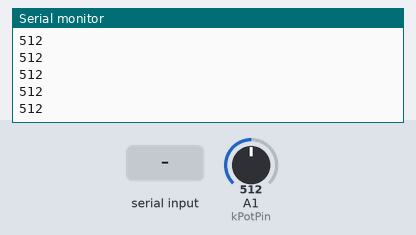
This sketch was run on a simulated ATtiny85, built with avr-gcc and run on an emulated ATtiny85. Parts: the last lines printed to the serial monitor. The inputs (shaded band) are chosen by the test bench; at power-on: A1 (kPotPin) = 512.

Above: at 1.2 s.
1.3 s: "P=" received over Serial
At 2.77 s:
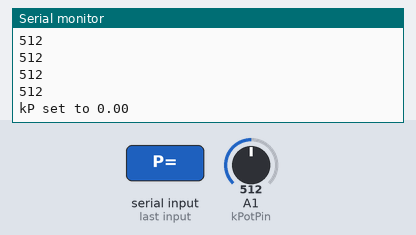
4.0 s: "I=" received over Serial
At 5.65 s:
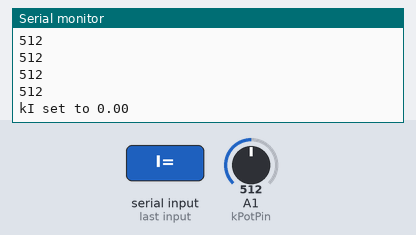
6.9 s: "D=" received over Serial
At 8.55 s:
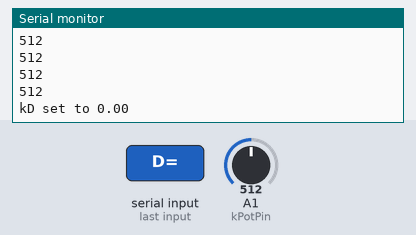
9.8 s: "S=" received over Serial
At 11.45 s:
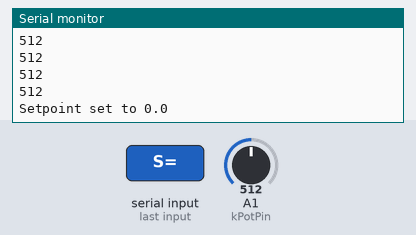
12.7 s: "90,45=" received over Serial
At 14.48 s:
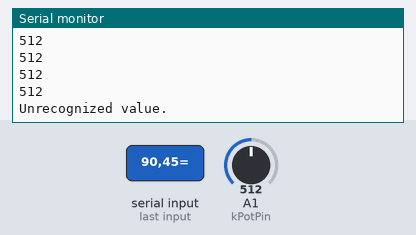
15.7 s: A1 (kPotPin) set to 490
At 16.12 s:
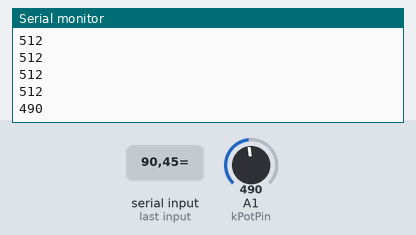
Timing chart, 0 to 18.2 s (numbered marks = the images above; inputs shaded):
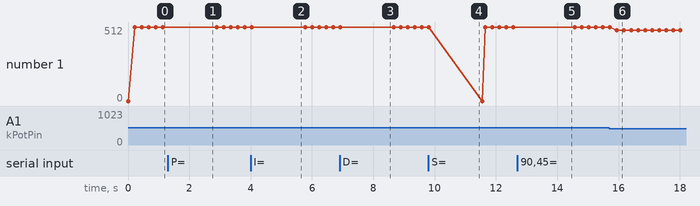

The sketch:

Lab4_Prelab_PID.ino
```cpp
#include "Arduino.h"
#include "Servo.h"
#include "TimerOne.h"

int kP = 0.0;
int kI = 0.0;
int kD = 0.0;
int kPIDPeriod = 50;

volatile int input;
volatile int output;

volatile int m_p;
volatile int m_i;
volatile int m_d;
volatile int m_setpoint;

int kPotMax = 500;
int kPotMin = 170;

static const int kMotorForward = 22;
static const int kMotorReverse = 23;
static const int kPotPin = A1;

void setup()
{
	Serial.begin(115200);
	m_setpoint = 100;
	pinMode(kPotPin, INPUT);
	Timer1.initialize(kPIDPeriod);
	Timer1.attachInterrupt(calculatePID);
}

void loop()
{
	if (Serial.available() > 0)
	{
		String gain = Serial.readStringUntil('=');
		float value = Serial.parseInt();
		if (gain == "P" || gain == "p")
		{
			kP = value;
			Serial.print("kP set to ");
			Serial.print(value);
			Serial.println();
		} else if (gain == "I" || gain == "i") {
			kI = value;
			Serial.print("kI set to ");
			Serial.print(value);
			Serial.println();
		} else if (gain == "D" || gain == "d") {
			kD = value;
			Serial.print("kD set to ");
			Serial.print(value);
			Serial.println();
		} else if (gain == "S" || gain == "s") {
			m_setpoint = value;
			Serial.print("Setpoint set to ");
			Serial.print(value);
			Serial.println();
		} else {
			Serial.println("Unrecognized value.");
		}
	}
	Serial.println(input);
	delay(100);
}

void calculatePID()
{
	input = analogRead(kPotPin);
	int err = m_setpoint - input;
	m_i += err;
	output = kP * err + kI * (m_i) + kD * (input - m_d);
	m_d = input;
	output = (output >= 255)? 255 : (output <= -255)? -255 : output;
	writeToMotor(output);
}

void writeToMotor(int input)
{
	if (input > 0)
	{
		digitalWrite(kMotorReverse, LOW);
		analogWrite(kMotorForward, input);
	} else if (input == 0) {
		digitalWrite(kMotorReverse, LOW);
		digitalWrite(kMotorForward, LOW);
	} else {
		digitalWrite(kMotorForward, LOW);
		analogWrite(kMotorReverse, -input);
	}
}
```

Measured:
- after the input at 1.3 s, the serial monitor: prints a new line after 1.2 s (image 1)
- after the input at 4.0 s, the serial monitor: prints a new line after 1.4 s (image 2)
- after the input at 6.9 s, the serial monitor: prints a new line after 1.4 s (image 3)
- after the input at 9.8 s, the serial monitor: prints a new line after 1.4 s (image 4)
- after the input at 12.7 s, the serial monitor: prints a new line after 1.6 s (image 5)
- after the input at 15.7 s, the serial monitor: prints a new line after 0.25 s (image 6)
- plotted number 1: 512 → 490 after the input at 15.7 s
